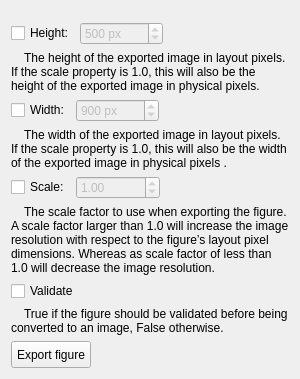
      <widget class="QWidget" name="tab_2">
       <attribute name="title">
        <string>Export</string>
       </attribute>
       <layout class="QVBoxLayout" name="verticalLayout">
        <item>
         <spacer name="verticalSpacer">
          <property name="orientation">
           <enum>Qt::Vertical</enum>
          </property>
          <property name="sizeHint" stdset="0">
           <size>
            <width>20</width>
            <height>11</height>
           </size>
          </property>
         </spacer>
        </item>
        <item>
         <layout class="QHBoxLayout" name="horizontalLayout_3">
          <item>
           <widget class="QCheckBox" name="checkBox">
            <property name="text">
             <string>Height:</string>
            </property>
           </widget>
          </item>
          <item>
           <widget class="QSpinBox" name="spinBox_4">
            <property name="enabled">
             <bool>false</bool>
            </property>
            <property name="suffix">
             <string> px</string>
            </property>
            <property name="maximum">
             <number>9999999</number>
            </property>
            <property name="singleStep">
             <number>30</number>
            </property>
            <property name="value">
             <number>500</number>
            </property>
           </widget>
          </item>
          <item>
           <spacer name="horizontalSpacer_3">
            <property name="orientation">
             <enum>Qt::Horizontal</enum>
            </property>
            <property name="sizeHint" stdset="0">
             <size>
              <width>40</width>
              <height>20</height>
             </size>
            </property>
           </spacer>
          </item>
         </layout>
        </item>
        <item>
         <widget class="QLabel" name="label">
          <property name="text">
           <string>    The height of the exported image in layout pixels. If the scale property is 1.0, this will also be the height of the exported image in physical pixels.</string>
          </property>
          <property name="wordWrap">
           <bool>true</bool>
          </property>
         </widget>
        </item>
        <item>
         <layout class="QHBoxLayout" name="horizontalLayout_4">
          <item>
           <widget class="QCheckBox" name="checkBox_2">
            <property name="text">
             <string>Width:</string>
            </property>
           </widget>
          </item>
          <item>
           <widget class="QSpinBox" name="spinBox_3">
            <property name="enabled">
             <bool>false</bool>
            </property>
            <property name="suffix">
             <string> px</string>
            </property>
            <property name="maximum">
             <number>9999999</number>
            </property>
            <property name="singleStep">
             <number>30</number>
            </property>
            <property name="value">
             <number>900</number>
            </property>
           </widget>
          </item>
          <item>
           <spacer name="horizontalSpacer_4">
            <property name="orientation">
             <enum>Qt::Horizontal</enum>
            </property>
            <property name="sizeHint" stdset="0">
             <size>
              <width>40</width>
              <height>20</height>
             </size>
            </property>
           </spacer>
          </item>
         </layout>
        </item>
        <item>
         <widget class="QLabel" name="label_2">
          <property name="text">
           <string>    The width of the exported image in layout pixels. If the scale property is 1.0, this will also be the width of the exported image in physical pixels .</string>
          </property>
          <property name="wordWrap">
           <bool>true</bool>
          </property>
         </widget>
        </item>
        <item>
         <layout class="QHBoxLayout" name="horizontalLayout_5">
          <item>
           <widget class="QCheckBox" name="checkBox_5">
            <property name="text">
             <string>Scale:</string>
            </property>
           </widget>
          </item>
          <item>
           <widget class="QDoubleSpinBox" name="doubleSpinBox">
            <property name="enabled">
             <bool>false</bool>
            </property>
            <property name="maximum">
             <double>9999999.000000000000000</double>
            </property>
            <property name="singleStep">
             <double>0.200000000000000</double>
            </property>
            <property name="value">
             <double>1.000000000000000</double>
            </property>
           </widget>
          </item>
          <item>
           <spacer name="horizontalSpacer_5">
            <property name="orientation">
             <enum>Qt::Horizontal</enum>
            </property>
            <property name="sizeHint" stdset="0">
             <size>
              <width>40</width>
              <height>20</height>
             </size>
            </property>
           </spacer>
          </item>
         </layout>
        </item>
        <item>
         <widget class="QLabel" name="label_3">
          <property name="text">
           <string>    The scale factor to use when exporting the figure. A scale factor larger than 1.0 will increase the image resolution with respect to the figure’s layout pixel dimensions. Whereas as scale factor of less than 1.0 will decrease the image resolution.</string>
          </property>
          <property name="wordWrap">
           <bool>true</bool>
          </property>
         </widget>
        </item>
        <item>
         <layout class="QHBoxLayout" name="horizontalLayout_6">
          <item>
           <widget class="QCheckBox" name="checkBox_6">
            <property name="text">
             <string>Validate </string>
            </property>
           </widget>
          </item>
          <item>
           <spacer name="horizontalSpacer_6">
            <property name="orientation">
             <enum>Qt::Horizontal</enum>
            </property>
            <property name="sizeHint" stdset="0">
             <size>
              <width>40</width>
              <height>20</height>
             </size>
            </property>
           </spacer>
          </item>
         </layout>
        </item>
        <item>
         <widget class="QLabel" name="label_4">
          <property name="text">
           <string>    True if the figure should be validated before being converted to an image, False otherwise.</string>
          </property>
          <property name="wordWrap">
           <bool>true</bool>
          </property>
         </widget>
        </item>
        <item>
         <layout class="QHBoxLayout" name="horizontalLayout_7">
          <item>
           <widget class="QPushButton" name="pushButton_export">
            <property name="minimumSize">
             <size>
              <width>0</width>
              <height>27</height>
             </size>
            </property>
            <property name="text">
             <string>Export figure</string>
            </property>
            <property name="icon">
             <iconset resource="../myRes.qrc">
              <normaloff>:/picture/resourses/import.png</normaloff>:/picture/resourses/import.png</iconset>
            </property>
           </widget>
          </item>
          <item>
           <spacer name="horizontalSpacer_7">
            <property name="orientation">
             <enum>Qt::Horizontal</enum>
            </property>
            <property name="sizeHint" stdset="0">
             <size>
              <width>40</width>
              <height>20</height>
             </size>
            </property>
           </spacer>
          </item>
         </layout>
        </item>
       </layout>
      </widget>
